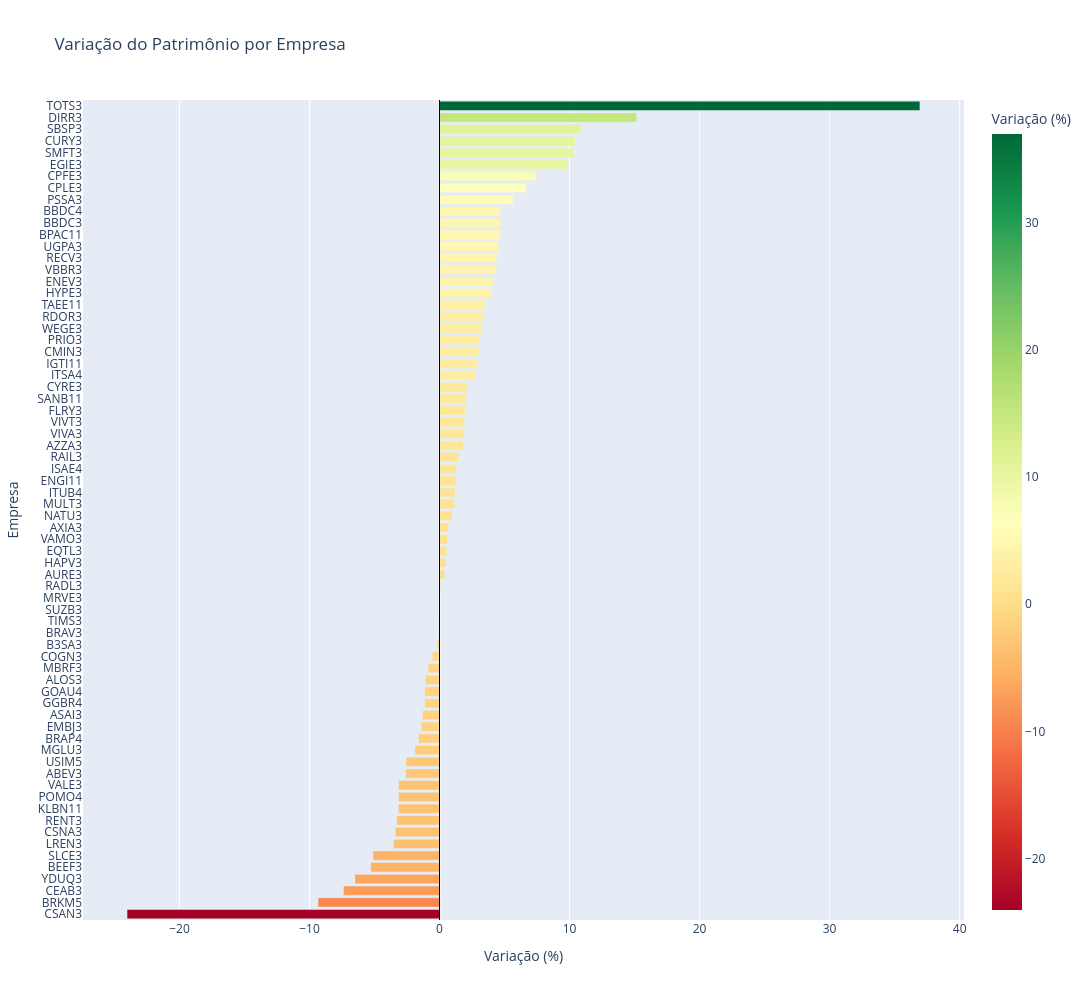

This figure's notebook cell:
### Code cell
plot_df = (
    df[["Código", "value"]]
    .dropna()
    .sort_values("value")
)

fig = px.bar(
    plot_df,
    x="value",
    y="Código",
    orientation="h",
    color="value",
    color_continuous_scale="RdYlGn",
    labels={"value": "Variação (%)", "Código": "Empresa"},
    title="Variação do Patrimônio por Empresa"
)

fig.add_vline(x=0, line_width=1, line_color="black")
fig.update_layout(height=1000, width=1200, yaxis={"categoryorder": "total ascending"})
fig.update_yaxes(tickmode="array", tickvals=plot_df["Código"], ticktext=plot_df["Código"])
fig.show()

### Figure 1 — Plotly figure (JSON) as saved in the notebook; plotly's stock layout.template omitted (floating-point values rounded to 4 significant figures)
{"data": [{"hovertemplate": "Variação (%)=%{marker.color}<br>Empresa=%{y}<extra></extra>", "legendgroup": "", "marker": {"color": [-24.03, -9.34, -7.386, -6.506, -5.287, -5.118, -3.545, -3.403, -3.286, -3.164, -3.163, -3.14, -2.593, -2.567, -1.898, -1.614, -1.392, -1.309, -1.131, -1.131, -1.084, -0.8779, -0.5607, -0.1699, -0.04083, -0.03087, 0.004316, 0.03703, 0.07989, 0.3871, 0.4967, 0.5551, 0.6114, 0.6771, 0.9475, 1.142, 1.195, 1.267, 1.303, 1.492, 1.834, 1.925, 1.933, 1.977, 2.091, 2.173, 2.81, 2.929, 3.034, 3.05, 3.281, 3.405, 3.511, 4.02, 4.139, 4.391, 4.399, 4.59, 4.656, 4.706, 4.706, 5.653, 6.667, 7.407, 9.924, 10.29, 10.44, 10.88, 15.17, 36.95], "coloraxis": "coloraxis", "pattern": {"shape": ""}}, "name": "", "orientation": "h", "showlegend": false, "textposition": "auto", "type": "bar", "x": [-24.03, -9.34, -7.386, -6.506, -5.287, -5.118, -3.545, -3.403, -3.286, -3.164, -3.163, -3.14, -2.593, -2.567, -1.898, -1.614, -1.392, -1.309, -1.131, -1.131, -1.084, -0.8779, -0.5607, -0.1699, -0.04083, -0.03087, 0.004316, 0.03703, 0.07989, 0.3871, 0.4967, 0.5551, 0.6114, 0.6771, 0.9475, 1.142, 1.195, 1.267, 1.303, 1.492, 1.834, 1.925, 1.933, 1.977, 2.091, 2.173, 2.81, 2.929, 3.034, 3.05, 3.281, 3.405, 3.511, 4.02, 4.139, 4.391, 4.399, 4.59, 4.656, 4.706, 4.706, 5.653, 6.667, 7.407, 9.924, 10.29, 10.44, 10.88, 15.17, 36.95], "xaxis": "x", "y": ["CSAN3", "BRKM5", "CEAB3", "YDUQ3", "BEEF3", "SLCE3", "LREN3", "CSNA3", "RENT3", "KLBN11", "POMO4", "VALE3", "ABEV3", "USIM5", "MGLU3", "BRAP4", "EMBJ3", "ASAI3", "GGBR4", "GOAU4", "ALOS3", "MBRF3", "COGN3", "B3SA3", "BRAV3", "TIMS3", "SUZB3", "MRVE3", "RADL3", "AURE3", "HAPV3", "EQTL3", "VAMO3", "AXIA3", "NATU3", "MULT3", "ITUB4", "ENGI11", "ISAE4", "RAIL3", "AZZA3", "VIVA3", "VIVT3", "FLRY3", "SANB11", "CYRE3", "ITSA4", "IGTI11", "CMIN3", "PRIO3", "WEGE3", "RDOR3", "TAEE11", "HYPE3", "ENEV3", "VBBR3", "RECV3", "UGPA3", "BPAC11", "BBDC3", "BBDC4", "PSSA3", "CPLE3", "CPFE3", "EGIE3", "SMFT3", "CURY3", "SBSP3", "DIRR3", "TOTS3"], "yaxis": "y"}], "layout": {"barmode": "relative", "coloraxis": {"autocolorscale": false, "colorbar": {"title": {"text": "Variação (%)"}}, "colorscale": [[0, "rgb(165,0,38)"], [0.1, "rgb(215,48,39)"], [0.2, "rgb(244,109,67)"], [0.3, "rgb(253,174,97)"], [0.4, "rgb(254,224,139)"], [0.5, "rgb(255,255,191)"], [0.6, "rgb(217,239,139)"], [0.7, "rgb(166,217,106)"], [0.8, "rgb(102,189,99)"], [0.9, "rgb(26,152,80)"], [1, "rgb(0,104,55)"]]}, "height": 1000, "legend": {"tracegroupgap": 0}, "shapes": [{"line": {"color": "black", "width": 1}, "type": "line", "x0": 0, "x1": 0, "xref": "x", "y0": 0, "y1": 1, "yref": "y domain"}], "title": {"text": "Variação do Patrimônio por Empresa"}, "width": 1200, "xaxis": {"anchor": "y", "domain": [0, 1], "title": {"text": "Variação (%)"}}, "yaxis": {"anchor": "x", "categoryorder": "total ascending", "domain": [0, 1], "tickmode": "array", "ticktext": ["CSAN3", "BRKM5", "CEAB3", "YDUQ3", "BEEF3", "SLCE3", "LREN3", "CSNA3", "RENT3", "KLBN11", "POMO4", "VALE3", "ABEV3", "USIM5", "MGLU3", "BRAP4", "EMBJ3", "ASAI3", "GGBR4", "GOAU4", "ALOS3", "MBRF3", "COGN3", "B3SA3", "BRAV3", "TIMS3", "SUZB3", "MRVE3", "RADL3", "AURE3", "HAPV3", "EQTL3", "VAMO3", "AXIA3", "NATU3", "MULT3", "ITUB4", "ENGI11", "ISAE4", "RAIL3", "AZZA3", "VIVA3", "VIVT3", "FLRY3", "SANB11", "CYRE3", "ITSA4", "IGTI11", "CMIN3", "PRIO3", "WEGE3", "RDOR3", "TAEE11", "HYPE3", "ENEV3", "VBBR3", "RECV3", "UGPA3", "BPAC11", "BBDC3", "BBDC4", "PSSA3", "CPLE3", "CPFE3", "EGIE3", "SMFT3", "CURY3", "SBSP3", "DIRR3", "TOTS3"], "tickvals": ["CSAN3", "BRKM5", "CEAB3", "YDUQ3", "BEEF3", "SLCE3", "LREN3", "CSNA3", "RENT3", "KLBN11", "POMO4", "VALE3", "ABEV3", "USIM5", "MGLU3", "BRAP4", "EMBJ3", "ASAI3", "GGBR4", "GOAU4", "ALOS3", "MBRF3", "COGN3", "B3SA3", "BRAV3", "TIMS3", "SUZB3", "MRVE3", "RADL3", "AURE3", "HAPV3", "EQTL3", "VAMO3", "AXIA3", "NATU3", "MULT3", "ITUB4", "ENGI11", "ISAE4", "RAIL3", "AZZA3", "VIVA3", "VIVT3", "FLRY3", "SANB11", "CYRE3", "ITSA4", "IGTI11", "CMIN3", "PRIO3", "WEGE3", "RDOR3", "TAEE11", "HYPE3", "ENEV3", "VBBR3", "RECV3", "UGPA3", "BPAC11", "BBDC3", "BBDC4", "PSSA3", "CPLE3", "CPFE3", "EGIE3", "SMFT3", "CURY3", "SBSP3", "DIRR3", "TOTS3"], "title": {"text": "Empresa"}}}}
